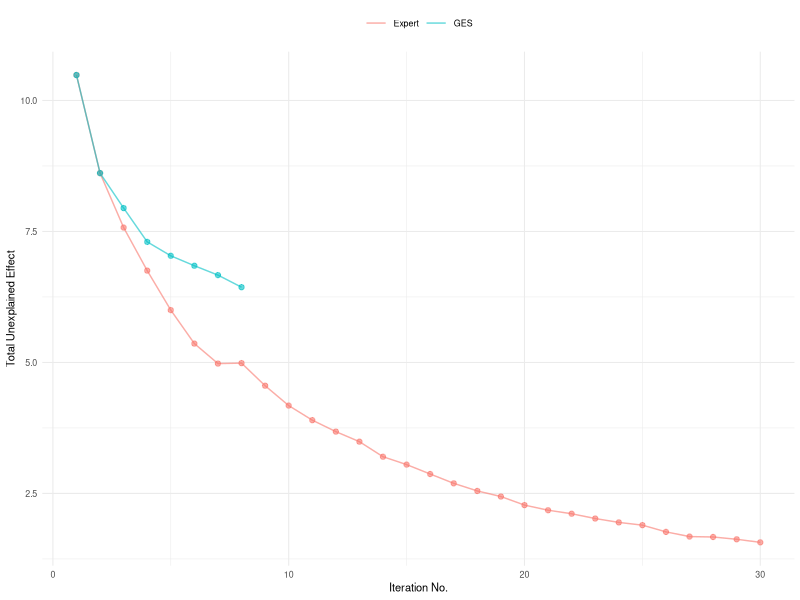
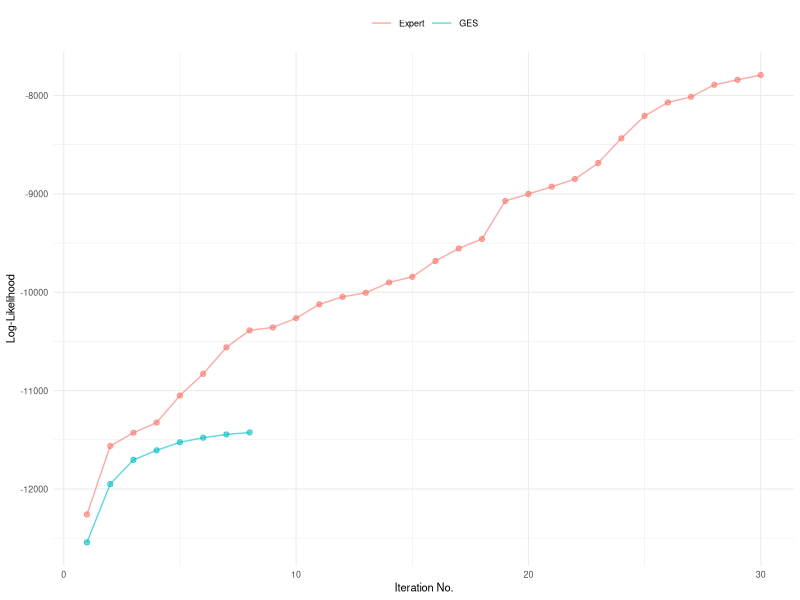

These figures' R source, in order:
library(ggplot2)


d_expert <- read.csv('results/unexplained_effect.txt', header=F)
d_expert <- t(d_expert)
colnames(d_expert) <- c('pillai', 'll')
rownames(d_expert) <- seq(1, nrow(d_expert))
d_expert <- as.data.frame(d_expert)
d_expert <- cbind(d_expert, x=seq(1, nrow(d_expert)))
d_expert$algo <- 'Expert'

d_ges <- read.csv('results/ges_unexplained_effect.txt', header=F)
d_ges <- as.data.frame(t(d_ges))
colnames(d_ges) <- c('pillai', 'll')
rownames(d_ges) <- seq(1, nrow(d_ges))
d_ges <- cbind(d_ges, x=seq(1, nrow(d_ges)))
d_ges$algo <- 'GES'

d_results = rbind(d_expert, d_ges)

p_unexplained_effect <- ggplot(d_results, aes(x=x, y=pillai, color=algo)) +
	geom_line(alpha=0.6) +
	geom_point(alpha=0.6, show.legend=F) +
	theme_minimal(base_size=8) +
	labs(x="Iteration No.") +
	labs(y="Total Unexplained Effect") + 
	theme(legend.position='top',
	      legend.title=element_blank())

p_ll <- ggplot(d_results, aes(x=x, y=ll, color=algo)) +
	geom_line(alpha=0.6) +
	geom_point(alpha=0.6, show.legend=F) +
	theme_minimal(base_size=8) +
	labs(x="Iteration No.") +
	labs(y="Log-Likelihood") +
	theme(legend.position='top',
	      legend.title=element_blank())

ggsave('unexplained_effect.pdf', p_unexplained_effect, height=2.5, width=1.6, units='in')
ggsave('ll.pdf', p_ll, height=2.5, width=1.6, units='in')
